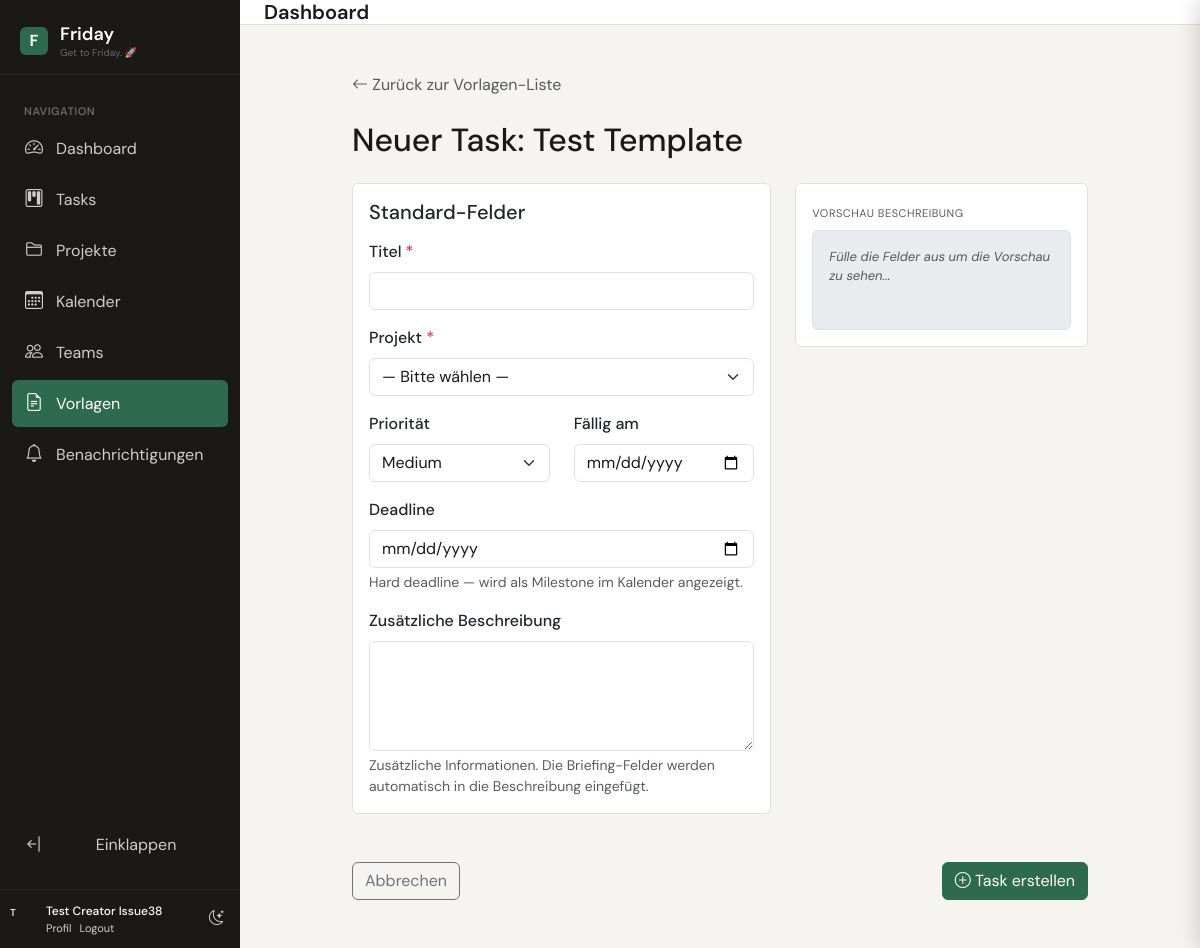
The app's page /tasks/templates/test-template/use/ (signed in) with its own data.
### apps/accounts/models.py (models this page shows, shortened)
class User(AbstractUser):
    avatar = models.ImageField(upload_to='avatars/', blank=True)
    display_name = models.CharField(max_length=100, blank=True)
    job_title = models.CharField(max_length=100, blank=True)
    phone = models.CharField(max_length=30, blank=True)
    azure_oid = models.CharField(max_length=100, blank=True, db_index=True)  # object ID from token
    azure_upn = models.EmailField(blank=True)  # UserPrincipalName
    notify_email = models.BooleanField(default=True)
    notify_inapp = models.BooleanField(default=True)
    timezone = models.CharField(max_length=50, default='Europe/Berlin')
    is_portal_user = models.BooleanField(
        default=False,
        help_text='Portal users have limited access and are not shown in assignee dropdowns'
    )
    portal_client = models.ForeignKey(
        'core.Client',
        on_delete=models.SET_NULL,
        null=True,
        blank=True,
        related_name='portal_users',
        help_text='Client/Mandant assignment for portal users'
    )
    class Meta:
        verbose_name = 'User'
        verbose_name_plural = 'Users'
    @property
    def full_name(self):
        return self.display_name or self.get_full_name() or self.username
    @property
    def teams(self):
        from apps.teams.models import Team
        return Team.objects.filter(memberships__user=self, is_active=True)

### apps/tasks/models.py (models this page shows, shortened)
class TaskTemplate(TimeStampedModel):
    name                = models.CharField(max_length=200)
    slug                = models.SlugField(unique=True)
    description         = models.TextField(
                            blank=True,
                            help_text='Interne Beschreibung der Vorlage.'
                          )
    default_project     = models.ForeignKey(
                            'projects.Project',
                            on_delete=models.SET_NULL,
                            null=True, blank=True,
                            help_text='Vorausgewähltes Projekt.'
                          )
    default_priority    = models.IntegerField(
                            choices=[],  # Will be set dynamically
                            default=0
                          )
    default_assigned_to_team = models.ForeignKey(
                            'teams.Team',
                            on_delete=models.SET_NULL,
                            null=True, blank=True,
                            help_text='Vorausgewähltes Team.'
                          )
    extra_fields_yaml   = models.TextField(
                            blank=True,
                            help_text='''YAML-Definition der Zusatzfelder.
Beispiel:
- name: zielgruppe
  label: Zielgruppe
  type: text
  required: true

- name: ton
  label: Ton der Kommunikation
  type: select
  required: true
  options:
    - Formell
    - Informell
    - Neutral
'''
                          )
    is_active           = models.BooleanField(default=True)
    is_portal_visible   = models.BooleanField(
                            default=False,
                            help_text='Im Customer Portal verfügbar.'
                          )
    client              = models.ForeignKey(
                            'core.Client',
                            on_delete=models.SET_NULL,
                            null=True, blank=True,
                            help_text='Nur für diesen Mandanten sichtbar. '
                                      'Leer = alle Mandanten.'
                          )
    created_by          = models.ForeignKey(
                            settings.AUTH_USER_MODEL,
                            on_delete=models.SET_NULL,
                            null=True
                          )
    class Meta:
        ordering = ['name']
        verbose_name = 'Task Template'
    def get_extra_fields(self) -> list:
        if not self.extra_fields_yaml:
            return []

### apps/tasks/views.py (the view, shortened to what this page needs)
# urls.py: path('templates/<slug:slug>/use/',           views.TemplateUseView.as_view(),         name='template-use'),
class TemplateUseView(LoginRequiredMixin, View):
    def get(self, request, slug):
        from .models import TaskTemplate
        from apps.projects.models import Project
        template = get_object_or_404(TaskTemplate, slug=slug, is_active=True)
        extra_fields = template.get_extra_fields()
        user     = request.user
        my_teams = user.team_memberships.all().values_list('team', flat=True)
        projects = Project.objects.filter(
            models.Q(projectusermembership__user=user) |
            models.Q(projectteammembership__team__in=my_teams)
        ).exclude(status='archived').distinct().order_by('name')
        return render(request, 'tasks/templates/use.html', {
            'template':    template,
            'extra_fields': extra_fields,
            'projects':    projects,
            'priority_choices': Task.PRIORITY_CHOICES,
        })

### templates/tasks/templates/use.html (shortened to what this page needs)
{% extends 'base.html' %}
{% load static friday_tags %}
{% block content %}
<div class="container-fluid py-4">
    <div class="row">
        <div class="col-lg-10 offset-lg-1">
            <div class="mb-4">
                <a href="{% url 'tasks:template-list' %}" class="text-decoration-none text-muted">
                    <i class="bi bi-arrow-left"></i> Zurück zur Vorlagen-Liste
                </a>
            </div>
            <h2 class="mb-4">Neuer Task: {{ template.name }}</h2>
            <form method="post" id="template-form">
                <div class="row g-4">
                    <div class="col-lg-7">
                        <div class="card mb-4">
                            <div class="card-body">
                                <h5 class="card-title mb-3">Standard-Felder</h5>
                                <div class="mb-3">
                                    <label for="title" class="form-label fw-medium">
                                        Titel <span class="text-danger">*</span>
                                    </label>
                                    <input type="text"
                                           id="title"
                                           name="title"
                                           class="form-control"
                                           value="{{ post.title|default:'' }}"
                                           required
                                           autofocus>
                                </div>
                                <div class="mb-3">
                                    <label for="project" class="form-label fw-medium">
                                        Projekt <span class="text-danger">*</span>
                                    </label>
                                    <select id="project" name="project" class="form-select" required>
                                        <option value="">— Bitte wählen —</option>
                                    </select>
                                </div>
                                <div class="row">
                                    <div class="col-md-6 mb-3">
                                        <label for="priority" class="form-label fw-medium">Priorität</label>
                                        <select id="priority" name="priority" class="form-select">
                                            {% for value, label in priority_choices %}
                                            <option value="{{ value }}"
                                                    {% if post.priority == value|stringformat:"s" or template.default_priority == value and not post %}selected{% endif %}>
                                                {{ label }}
                                            </option>
                                            {% endfor %}
                                        </select>
                                    </div>
                                    <div class="col-md-6 mb-3">
                                        <label for="due_date" class="form-label fw-medium">Fällig am</label>
                                        <input type="date"
                                               id="due_date"
                                               name="due_date"
                                               class="form-control"
                                               value="{{ post.due_date|default:'' }}">
                                    </div>
                                </div>
                                <div class="mb-3">
                                    <label for="deadline" class="form-label fw-medium">Deadline</label>
                                    <input type="date"
                                           id="deadline"
                                           name="deadline"
                                           class="form-control"
                                           value="{{ post.deadline|default:'' }}">
                                    <div class="form-text">Hard deadline — wird als Milestone im Kalender angezeigt.</div>
                                </div>
                                <div class="mb-0">
                                    <label for="description" class="form-label fw-medium">Zusätzliche Beschreibung</label>
                                    <textarea id="description"
                                              name="description"
                                              class="form-control"
                                              rows="4">{{ post.description|default:'' }}</textarea>
                                    <div class="form-text">Zusätzliche Informationen. Die Briefing-Felder werden automatisch in die Beschreibung eingefügt.</div>
                                </div>
                            </div>
                        </div>
                    </div>
                    <div class="col-lg-5">
                        <div class="card sticky-top" style="top: 1rem;">
                            <div class="card-body">
                                <label class="form-label-sm text-muted mb-2"
                                       style="font-size:11px; text-transform:uppercase; letter-spacing:.5px;">
                                    Vorschau Beschreibung
                                </label>
                                <div id="description-preview-container"
                                     hx-post="{% url 'tasks:template-preview' template.slug %}"
                                     hx-trigger="change from:.extra-field delay:300ms"
                                     hx-include=".extra-field"
                                     hx-swap="innerHTML">
                                    {% include 'tasks/templates/partials/description_preview.html' with preview='' %}
                                </div>
                            </div>
                        </div>
                    </div>
                </div>
                <div class="d-flex justify-content-between mt-4">
                    <a href="{% url 'tasks:template-list' %}" class="btn btn-outline-secondary">
                        Abbrechen
                    </a>
                    <button type="submit" class="btn btn-primary">
                        <i class="bi bi-plus-circle"></i> Task erstellen
                    </button>
                </div>
            </form>
        </div>
    </div>
</div>
{% endblock %}

### templates/partials/sidebar.html (shortened to what this page needs)
<aside class="friday-sidebar" id="friday-sidebar">
    <div class="sidebar-logo">
        <div class="sidebar-logo-mark">F</div>
        <div class="sidebar-logo-text-wrap">
            <span class="sidebar-logo-text">Friday</span>
            <span class="sidebar-logo-tagline">Get to Friday. 🚀</span>
        </div>
    </div>
    <nav class="sidebar-nav">
        <div class="sidebar-section-label">Navigation</div>
        <a href="{% url 'dashboard:dashboard' %}"
           class="sidebar-link {% if request.resolver_match.app_name == 'dashboard' %}active{% endif %}"
           title="Dashboard"
           data-bs-toggle="tooltip"
           data-bs-placement="right"
           data-bs-title="Dashboard">
            <i class="bi bi-speedometer2"></i>
            <span class="sidebar-link-text">Dashboard</span>
        </a>
        <a href="{% url 'kanban:kanban-board' %}"
           class="sidebar-link {% if request.resolver_match.app_name == 'kanban' %}active{% endif %}"
           title="Tasks"
           data-bs-toggle="tooltip"
           data-bs-placement="right"
           data-bs-title="Tasks">
            <i class="bi bi-kanban"></i>
            <span class="sidebar-link-text">Tasks</span>
        </a>
        <a href="{% url 'projects:project-list' %}"
           class="sidebar-link {% if request.resolver_match.app_name == 'projects' and request.resolver_match.url_name != 'calendar' %}active{% endif %}"
           title="Projekte"
           data-bs-toggle="tooltip"
           data-bs-placement="right"
           data-bs-title="Projekte">
            <i class="bi bi-folder2"></i>
            <span class="sidebar-link-text">Projekte</span>
        </a>
        <a href="{% url 'projects:calendar' %}"
           class="sidebar-link {% if request.resolver_match.url_name == 'calendar' %}active{% endif %}"
           title="Kalender"
           data-bs-toggle="tooltip"
           data-bs-placement="right"
           data-bs-title="Kalender">
            <i class="bi bi-calendar3"></i>
            <span class="sidebar-link-text">Kalender</span>
        </a>
        <a href="{% url 'teams:team-list' %}"
           class="sidebar-link {% if request.resolver_match.app_name == 'teams' %}active{% endif %}"
           title="Teams"
           data-bs-toggle="tooltip"
           data-bs-placement="right"
           data-bs-title="Teams">
            <i class="bi bi-people"></i>
            <span class="sidebar-link-text">Teams</span>
        </a>
        <a href="{% url 'tasks:template-list' %}"
           class="sidebar-link {% if request.resolver_match.url_name|slice:":9" == 'template-' %}active{% endif %}"
           title="Vorlagen"
           data-bs-toggle="tooltip"
           data-bs-placement="right"
           data-bs-title="Vorlagen">
            <i class="bi bi-file-earmark-text"></i>
            <span class="sidebar-link-text">Vorlagen</span>
        </a>
        <a href="{% url 'notifications:notification-list' %}"
           class="sidebar-link {% if request.resolver_match.app_name == 'notifications' %}active{% endif %}"
           title="Benachrichtigungen"
           data-bs-toggle="tooltip"
           data-bs-placement="right"
           data-bs-title="Benachrichtigungen">
            <i class="bi bi-bell"></i>
            <span class="sidebar-link-text">
                Benachrichtigungen
            </span>
        </a>
        <button class="sidebar-link sidebar-toggle-btn mt-auto"
                onclick="toggleSidebar()"
                title="Menü einklappen"
                data-bs-toggle="tooltip"
                data-bs-placement="right"
                data-bs-title="Menü">
            <i class="bi bi-arrow-bar-left" id="sidebar-toggle-icon"></i>
            <span class="sidebar-link-text">Einklappen</span>
        </button>
    </nav>
    <div class="sidebar-footer">
        {% if user.is_authenticated %}
        <div class="sidebar-user">
            <div class="user-avatar user-avatar-sm sidebar-user-avatar">
                {% if user.avatar %}
                    <img src="{{ user.avatar.url }}" alt="{{ user.full_name }}">
                {% else %}
                    <div class="avatar-placeholder">{{ user.username|first|upper }}</div>
                {% endif %}
            </div>
            <div class="sidebar-user-info">
                <div class="sidebar-user-name">{{ user.full_name }}</div>
                <div class="sidebar-user-links">
                    <a href="{% url 'accounts:profile' %}">Profil</a>
                    <form method="post" action="{% url 'accounts:logout' %}" style="display:inline">
                        <button type="submit" class="btn-link-inline">Logout</button>
                    </form>
                </div>
            </div>
        </div>
        {% endif %}
        <button class="sidebar-theme-btn"
                id="sidebar-theme-toggle"
                onclick="toggleTheme()"
                title="Light/Dark Mode">
            <i class="bi bi-moon-stars" id="theme-icon"></i>
        </button>
    </div>
</aside>

### records on screen
User: username|first "T", full_name "Test Creator Issue38"
TaskTemplate: name "Test Template", priority "Medium"
